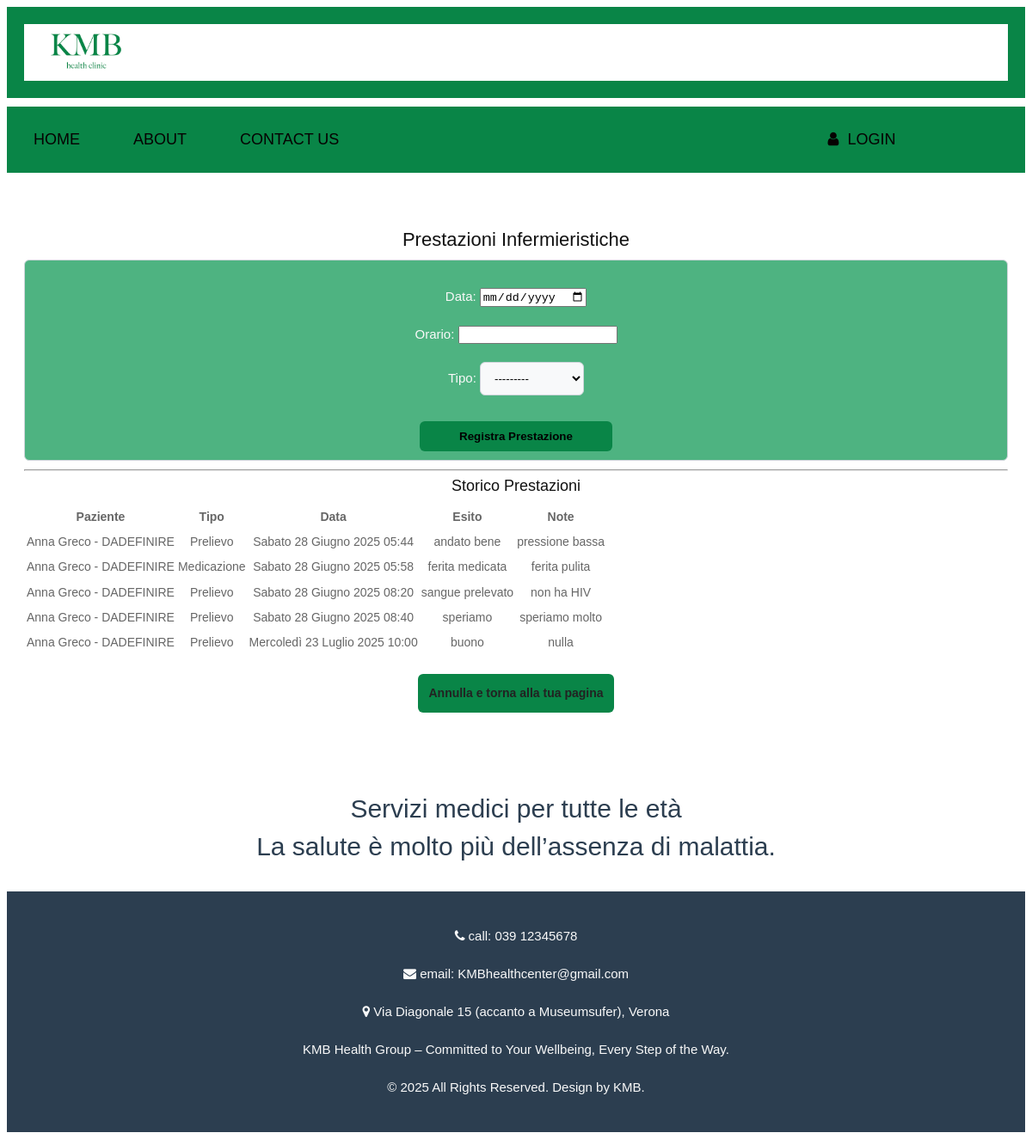
Screenshot of /users/paziente/prenota_prestazione/ (signed in) with the database file from the repository.
### prestazione/models.py (models this page shows, shortened)
class Prestazione(models.Model):
    id = models.BigAutoField(primary_key=True)
    tipo = models.CharField(max_length=20, choices=TipoPrestazione.choices)
    paziente = models.ForeignKey('users.Paziente', on_delete=models.CASCADE, related_name="prestazioni")  # relazione con il modello in app users
    ambulatorio = models.ForeignKey('ambulatorio.Ambulatorio', on_delete=models.SET_NULL, null=True)  # relazione con il modello ambulatorio
    infermiere = models.ForeignKey('users.Infermiere', on_delete=models.SET_NULL, null=True, related_name="prestazioni_infermiere") # relazione con il modello in app users
    prenotazione = models.OneToOneField('PrenotazionePrestazione', on_delete=models.CASCADE, null=True, blank=True)
    data = models.DateTimeField(default=timezone.now)  # Data e ora della prestazione, con valore predefinito alla creazione
    esito = models.TextField(blank=True, null=True)
    note = models.TextField(blank=True, null=True)
    class Meta:
        verbose_name = "prestazione"
        verbose_name_plural = "prestazioni"
        ordering = ['data']  # Ordinamento per data della prestazione

### users/models.py (models this page shows, shortened)
class UtenteBase(models.Model):
    user = models.OneToOneField(User, on_delete=models.CASCADE, primary_key=True)  # collegamento all'account Django
    cognome = models.CharField(max_length=50)
    nome = models.CharField(max_length=50)
    codice_fiscale = models.CharField(max_length=16)
    class Meta:
        abstract = True  # questo rende la classe astratta

class Paziente(UtenteBase):
    data_nascita = models.DateField()
    luogo_nascita = models.CharField(max_length=100)
    email = models.EmailField(default="insericiEmail@example.com")  # obbligatorio
    medico_curante = models.ForeignKey("Medico", on_delete=models.SET_NULL, null=True, related_name="medico_pazienti_curante")
    referente_adulto = models.CharField(max_length=100, blank=True, null=True, help_text="Nome e cognome del referente adulto per i minori di 14 anni")
    def __str__(self):
        return f"{self.nome} {self.cognome} - {self.codice_fiscale}"
    class Meta:
        verbose_name = "paziente"
        verbose_name_plural = "pazienti"

### users/views.py (the view)
# urls.py: path('paziente/prenota_prestazione/', richiedi_prestazione, name='richiedi_prestazione'),
@login_required
def richiedi_prestazione(request):
    paziente = get_object_or_404(Paziente, user=request.user)
    infermiere_disponibile = Infermiere.objects.first()  # Semplice logica di disponibilità
    if not infermiere_disponibile:
        return HttpResponse("Nessun infermiere disponibile al momento.", status=503)
    if request.method == "POST":
        form = PrestazioneInfermieristicaForm(request.POST)
        if form.is_valid():
            prestazione = form.save(commit=False)
            prestazione.paziente = paziente
            prestazione.infermiere = infermiere_disponibile
            prestazione.save()
            return redirect('pagina_paziente')
    else:
        form = PrestazioneInfermieristicaForm()
    prestazioni = Prestazione.objects.filter(paziente=paziente)
    return render(request, "users/prenota_prestazione.html", {
        "form": form,
        "prestazioni": prestazioni,
    })

### prestazione/forms.py
class PrestazioneInfermieristicaForm(forms.ModelForm):
    class Meta:
        model = PrenotazionePrestazione
        fields = ['data', 'orario', 'tipo']
        widgets = {
            'data': forms.DateInput(attrs={'type': 'date'}),
            'ora': TimeInput(format='%H:%M', attrs={'type': 'time'}),
            'tipo': forms.Select(attrs={'class': 'form-control'}),
        }

### users/templates/users/prenota_prestazione.html (shortened to what this page needs)
{% extends 'base.html' %}
{% block content %}
<div class="white_container">
    <h2>Prestazioni Infermieristiche</h2>
    <form method="POST" class="form-control" style="background-color:#4eb381">
        {{ form.as_p }}
        <button type="submit" class="btn btn-primary" style="width: 20%">Registra Prestazione</button>
    </form>
    <hr>
    <h3>Storico Prestazioni</h3>
    <table class="table">
        <thead>
            <tr>
                <th>Paziente</th>
                <th>Tipo</th>
                <th>Data</th>
                <th>Esito</th>
                <th>Note</th>
            </tr>
        </thead>
        <tbody>
            {% for p in prestazioni %}
                <tr>
                    <td>{{ p.paziente }}</td>
                    <td>{{ p.get_tipo_display }}</td>
                    <td>{{ p.data }}</td>
                    <td>{{ p.esito }}</td>
                    <td>{{ p.note }}</td>
                </tr>
            {% empty %}
                <tr><td colspan="5">Nessuna prestazione registrata.</td></tr>
            {% endfor %}
        </tbody>
    </table>
    <a href="{% url 'pagina_paziente' %}" class="btn btn-primary" style="margin-top: 20px; display: inline-block; width: 20%;">Annulla e torna alla tua pagina</a>
</div>
{% endblock %}

### static/css/styles.css (style rules this page uses)
* { box-sizing: border-box !important; transition: ease all 0.5s; }
html { scroll-behavior: smooth; overflow-x: hidden; }
body { color: #666666; font-size: 14px; font-family: 'Poppins', sans-serif; line-height: 1.80857; font-weight: normal; overflow-x: hidden; }
a { color: #1f1f1f; text-decoration: none !important; outline: none !important; -webkit-transition: all .3s ease-in-out; -moz-transition: all .3s ease-in-out; -ms-transition: all .3s ease-in-out; -o-transition: all .3s ease-in-out; transition: all .3s ease-in-out; }
h1, h2, h3, h4, h5, h6 { letter-spacing: 0; font-weight: normal; position: relative; padding: 0 0 10px 0; font-weight: normal; line-height: normal; color: #111111; margin: 0 }
h2 { font-size: 22px }
h3 { font-size: 18px }
*, *::after, *::before { -webkit-box-sizing: border-box; -moz-box-sizing: border-box; box-sizing: border-box; }
p { color: #f9f9f9; margin: 20px; font-weight: 300; font-size: 15px; line-height: 24px; }
a { color: #222222; text-decoration: none; outline: none !important; }
a, .btn { text-decoration: none !important; outline: none !important; -webkit-transition: all .3s ease-in-out; -moz-transition: all .3s ease-in-out; -ms-transition: all .3s ease-in-out; -o-transition: all .3s ease-in-out; transition: all .3s ease-in-out; }
button { border: 0; margin: 0; padding: 0; cursor: pointer; }
.white_container { background-color:white; padding: 20px; text-align: center; clear: both; margin-top: 40px; }
.form-control { border: 1px solid #ced4da; border-radius: 6px; padding: 10px 12px; margin-bottom: 10px; transition: border-color 0.3s, box-shadow 0.3s; background-color: #f8f9fa; }
.btn-primary { width: 10%; padding: 10px; font-weight: 600; border-radius: 6px; background-color: #098547; border-color: #098547; transition: background-color 0.3s ease, transform 0.2s ease; }

### rows the page displays
Prestazione: paziente "Anna Greco - DADEFINIRE", tipo "Prelievo", data "Sabato 28 Giugno 2025 05:44", esito "andato bene", note "pressione bassa"
Prestazione: paziente "Anna Greco - DADEFINIRE", tipo "Medicazione", data "Sabato 28 Giugno 2025 05:58", esito "ferita medicata", note "ferita pulita"
Prestazione: paziente "Anna Greco - DADEFINIRE", tipo "Prelievo", data "Sabato 28 Giugno 2025 08:20", esito "sangue prelevato", note "non ha HIV"
Prestazione: paziente "Anna Greco - DADEFINIRE", tipo "Prelievo", data "Sabato 28 Giugno 2025 08:40", esito "speriamo", note "speriamo molto"
Prestazione: paziente "Anna Greco - DADEFINIRE", tipo "Prelievo", data "Mercoledì 23 Luglio 2025 10:00", esito "buono", note "nulla"
